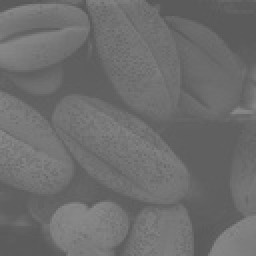
%> input picture 6680_Compute_Vision/Assign2/Food.jpg, 128 x 128 px, shrunk from 500 x 500 before the run (shown 2 times larger)
$ octave assign2.m   (GNU Octave 9; MATLAB toolbox functions it lacks are replaced by stand-ins)
%> lines starting %> are read from the running program, lines starting %| are printed output that depends on the picture
### 6680_Compute_Vision/Assign2/Scaling.m
% Assingment 2
% Riley Densley
% A01227345

function [scaledIm, transFunc] = Scaling(inputIm,range)
%Scaling Summary of this function goes here
%   Detailed explanation goes here

% Check for valid range
oriMinIntensity = min(inputIm,[],"all");
oriMaxIntensity = max(inputIm, [], "all");

scaledIm = inputIm;

transFunc = 0;

minIntensity = range(1);
maxIntensity = range(2);
if(minIntensity < 0 || maxIntensity < 0)
    fprintf("Error: negative number not allowed\n");
elseif minIntensity > maxIntensity
    fprintf("Error: min value must be smaller than max value\n");
elseif ~(minIntensity == round(minIntensity) && maxIntensity == round(maxIntensity))
    fprintf("Error: range must be integers\n");
else

    c = double(maxIntensity - minIntensity) / double(oriMaxIntensity - oriMinIntensity);

    b = double(minIntensity) - c * double(oriMinIntensity);

    scaledIm = uint8(c * double(inputIm) + b);
    %intensity = linspace(oriMinIntensity, oriMaxIntensity, oriMaxIntensity-oriMinIntensity);
    %transFunc = oriMinIntensity:oriMaxIntensity;
    transFunc = uint8(c * double(oriMinIntensity:oriMaxIntensity) + b);

    min(scaledIm,[],"all");
    max(scaledIm,[],"all");

end

### 6680_Compute_Vision/Assign2/CalHist.m
% Assingment 2
% Riley Densley
% A01227345

function [histograms] = CalHist(image, norm, both)
%UNTITLED3 Summary of this function goes here
%   Detailed explanation goes here

[row, col] = size(image);
histograms = zeros(1,256);
min(image, [], "all");
max(image, [], "all");
for r = 1:(row)
    for c = 1:(col)

        histograms(image(r, c)+1) = histograms(image(r,c)+1)+1;

    end
end

normHist = histograms/(row*col);
if norm
    histograms = normHist;
end
if both
    histograms = [histograms; normHist];
end

### 6680_Compute_Vision/Assign2/HistEqualization.m
% Assingment 2
% Riley Densley
% A01227345

function [enhancedIm, transFunc] = HistEqualization(inputIm)
%UNTITLED4 Summary of this function goes here
%   Detailed explanation goes here

[row, col] = size(inputIm);

%Step 1
hist = CalHist(inputIm, true, false);
%Step 2
cumulitive = zeros(1,256);
cumulitive(1) = hist(1);
for i = 2:256
    cumulitive(i) = cumulitive(i-1) + hist(i);

%Step 3
transFunc = cumulitive * 255;

enhancedIm = inputIm;
for r = 1:row
    for c = 1:col
        enhancedIm(r,c) = transFunc(inputIm(r,c)+1);
    end
end


end

### 6680_Compute_Vision/Assign2/assign2.m
% Assignment 2
% Riley Densley
% A01227345

foodIm = imread('Food.jpg');
%> foodIm is the input picture: size 128x128 uint8; min 88, max 139, mean 109.1

%Problem 1
range = [0, 255];
[scaledFoodIm, transFunc] = Scaling(foodIm, [-60, 50]);
%> in Scaling, `oriMinIntensity = min(inputIm,[],"all");`: oriMinIntensity = 88
%> in Scaling, `oriMaxIntensity = max(inputIm, [], "all");`: oriMaxIntensity = 139
%> transFunc = 0
[scaledFoodIm, transFunc] = Scaling(foodIm, [60, 25]);
[scaledFoodIm, transFunc] = Scaling(foodIm, [0, 25.5]);
[scaledFoodIm, transFunc] = Scaling(foodIm, range);
%> call 4 of Scaling, with range = [0 255]
%> in Scaling (call 4), `c = double(maxIntensity - minIntensity) / double(oriMaxIntensity - ori..`: c = 5
%> in Scaling (call 4), `b = double(minIntensity) - c * double(oriMinIntensity);`: b = -440
%> in Scaling (call 4), `scaledIm = uint8(c * double(inputIm) + b);`:
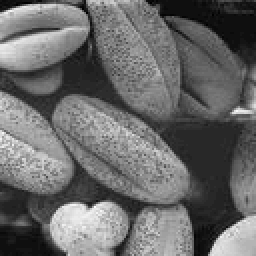
%> scaledIm: size 128x128 uint8 (shown 2 times larger); min 0, max 255, mean 105.4
%> in Scaling (call 4), `transFunc = uint8(c * double(oriMinIntensity:oriMaxIntensity) + b);`: transFunc = 52 values from 0 to 255
%> transFunc = 52 values from 0 to 255

%FIX TRANS FUNCTION
figure;
plot(transFunc);
xlabel('Original Intensity');
ylabel('New Intensity');
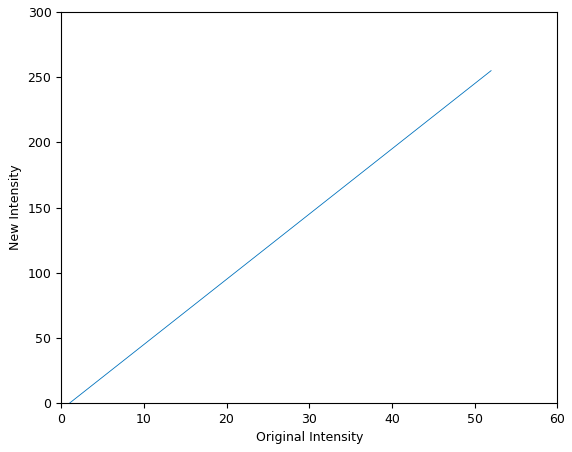
%> figure redrawn from the program's plot data; curve peaks at x = 52, y = 255


fprintf('-------- Finish Solving Problem 1 --------\n')
pause;

%Problem 2

minOriIntensity = min(foodIm, [], "all");
%> minOriIntensity = 88
maxOriIntensity = max(foodIm, [], "all");
%> maxOriIntensity = 139

matScaledFoodIm = imadjust(foodIm, double([minOriIntensity, maxOriIntensity])/255, range/255);
imwrite(matScaledFoodIm, "matScaledFoodIm.jpg");

figure;
subplot(1,2,1);
imshow(scaledFoodIm);
title("My Scaled Image");

subplot(1,2,2);
imshow(matScaledFoodIm);
title("Matlab Scaled Image");


%change image to gray scale

%pepperGrayIm = rgb2gray(pepperIm);

%get the size of the image
%[row, col, channel] = size(pepperIm);

fprintf('-------- Finish Solving Problem 2 --------\n')
pause;

% Problem 3

histScaledFoodIm = CalHist(scaledFoodIm, false, false);
%> after the loop in CalHist, `for r = 1:(row)`: histograms = 256 values, max 1158 at index 41, min 0 at index 2, mean 64
%> in CalHist, `normHist = histograms/(row*col);`: normHist = 256 values, max 0.0707 at index 41, min 0 at index 2, mean 0.00391
%> histScaledFoodIm has the same summary as histograms in CalHist
normHistScaledFoodIm = CalHist(scaledFoodIm, true, false);
%> normHistScaledFoodIm has the same summary as normHist in CalHist
histMatScaledFoodIm = CalHist( matScaledFoodIm, false, true);
%> histMatScaledFoodIm = 256 columns, first 8: [8 0 0 0 0 18 0 0; 0.000488 0 0 0 0 0.0011 0 0]

figure;
subplot(2,2,3);
plot(histMatScaledFoodIm(1, 1:256));
title("matScaledFoodIm");
xlabel("Intensity");
ylabel("Count");

subplot(2,2,1);
plot(histMatScaledFoodIm(2, 1:256));
title("normMatScaledFoodIm");
xlabel("Intensity");
ylabel("Frequency");

subplot(2,2,2);
plot(normHistScaledFoodIm);
title("normHistScaledFoodIm");
xlabel("Intensity");
ylabel("Frequency");

subplot(2,2,4);
plot(histScaledFoodIm);
title("histScaledFoodIm");
xlabel("Intensity");
ylabel("Count");
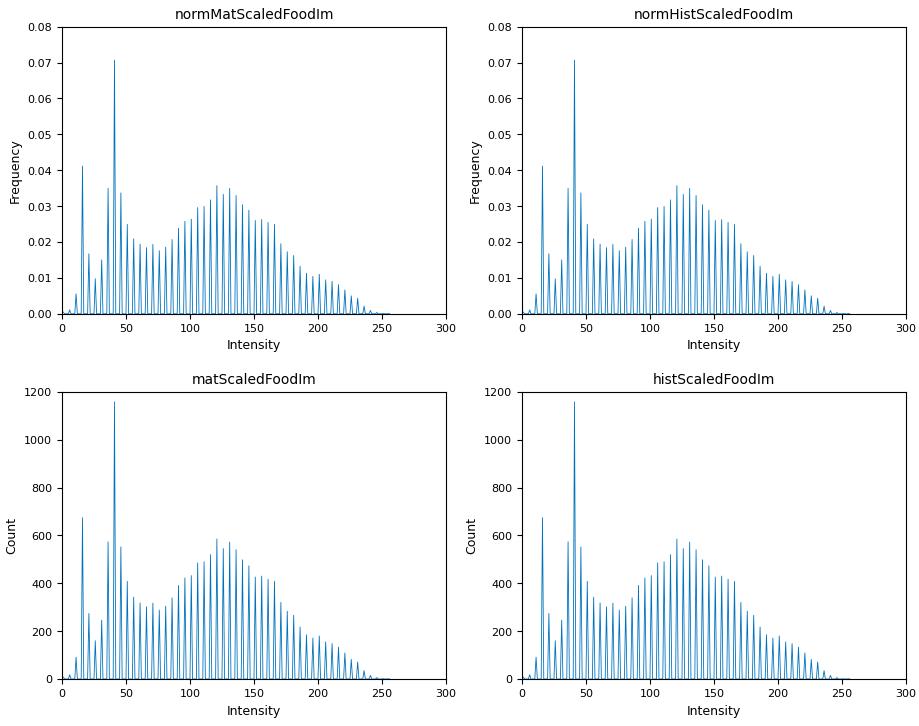
%> figure redrawn from the program's plot data, 4 panels; panel 1: curve peaks at x = 41, y = 1158; panel 2: curve peaks at x = 41, y = 0.0707


fprintf('-------- Finish Solving Problem 3 --------\n')
pause;

% Problem 4

tic;
[equalizedFoodIm, equalizedTransFunc] = HistEqualization(foodIm);
%> in HistEqualization, `hist = CalHist(inputIm, true, false);`: hist = 256 values, max 0.0707 at index 97, min 0 at index 1, mean 0.00391
%> after the loop in HistEqualization, `for i = 2:256`:
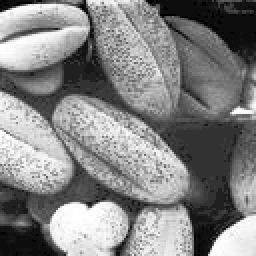
%> enhancedIm: size 128x128 uint8 (shown 2 times larger); min 0, max 255, mean 131.1
%> after the loop in HistEqualization, `for i = 2:256`: cumulitive = 256 values from 0 to 1
%> equalizedTransFunc = 256 values from 0 to 255
myTime = toc;
fprintf('My eqaulization running time is %f\n', myTime);
%myTime

fprintf('-------- Finish Solving Problem 4 --------\n')
pause;

% Problem 5

tic;
[matEqualizedFoodIm, matEqualizedTransFunc] = histeq(foodIm);
%> matEqualizedTransFunc = 256 values from 0 to 1
matTime = toc;
fprintf('Matlab eqaulization running time is %f\n', matTime);
fprintf('\nThe difference in time was %f seconds\n', matTime - myTime);
if(myTime < matTime)
    fprintf('My function was faster!\n\n');
else
    fprintf('MatLABs funciton was faster.\n\n');
end
%matTime

figure;
subplot(1,2,1);
imshow(matEqualizedFoodIm);
title("matEqualizedFoodIm");

subplot(1,2,2);
imshow(equalizedFoodIm);
title("equalizedFoodIm");

figure;
subplot(1,2,1);
plot(matEqualizedTransFunc*255);
title("matEqualizedTransFunc");
xlabel("Intensity");
ylabel("Frequency");

subplot(1,2,2);
plot(equalizedTransFunc);
title("equalizedTransFunc");
xlabel("Intensity");
ylabel("Frequency");
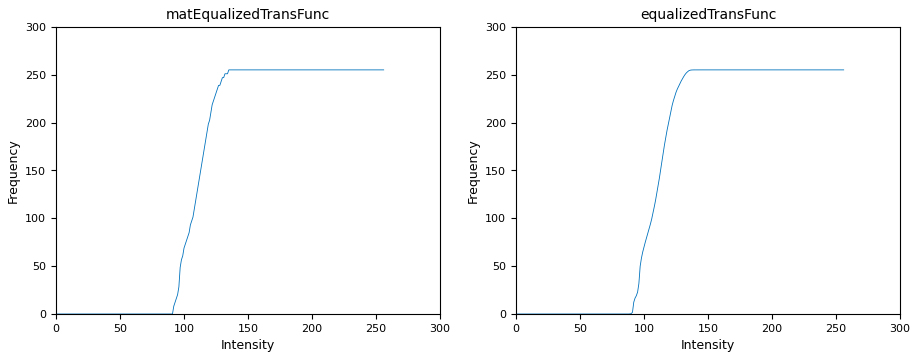
%> figure redrawn from the program's plot data, 2 panels; panel 1: curve peaks at x = 135, y = 255; panel 2: curve peaks at x = 140, y = 255

fprintf("\nThe two images from my equalization function and matLabs look the same.\n");
fprintf("Since they look the exact same their histograms must be very similar.\n\n");

fprintf("I didn't have any findings after reading and using the matLab equalization.\n");
fprintf("I kept my function the same.\n\n");

fprintf('-------- Finish Solving Problem 5 --------\n')
pause;

close all;
